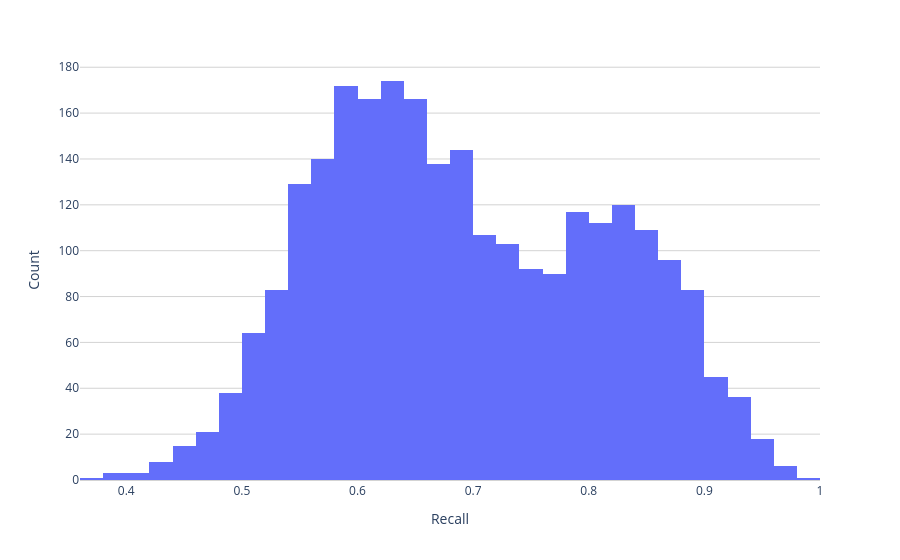

The cell this chart's notebook holds for it:
### Markdown cell above
#### F1-Score Histogramm+Boxplot

### Code cell
PX.hist(scores['f1_score'], xaxes = {'title': 'Recall'}, yaxes = {'title': 'Count'}, width=900)

### Figure 1 — Plotly figure (JSON) as saved in the notebook; plotly's stock layout.template omitted (floating-point values rounded to 4 significant figures; data arrays with more than 128 entries replaced by an {"elided": "..."} marker saying what was removed)
{"data": [{"bingroup": "x", "hovertemplate": "variable=0<br>value=%{x}<br>count=%{y}<extra></extra>", "legendgroup": "0", "marker": {"color": "#636efa", "pattern": {"shape": ""}}, "name": "0", "orientation": "v", "showlegend": true, "type": "histogram", "x": {"elided": "2600 float values"}, "xaxis": "x", "yaxis": "y"}], "layout": {"barmode": "relative", "legend": {"title": {"text": "variable"}, "tracegroupgap": 0}, "margin": {"t": 60}, "paper_bgcolor": "rgba(255, 255, 255, 1.0)", "plot_bgcolor": "rgba(255, 255, 255, 1.0)", "showlegend": false, "width": 900, "xaxis": {"anchor": "y", "domain": [0, 1], "linecolor": "LightGrey", "linewidth": 1, "showline": true, "title": {"text": "Recall"}}, "yaxis": {"anchor": "x", "domain": [0, 1], "gridcolor": "LightGrey", "gridwidth": 1, "showgrid": true, "title": {"text": "Count"}}}}
